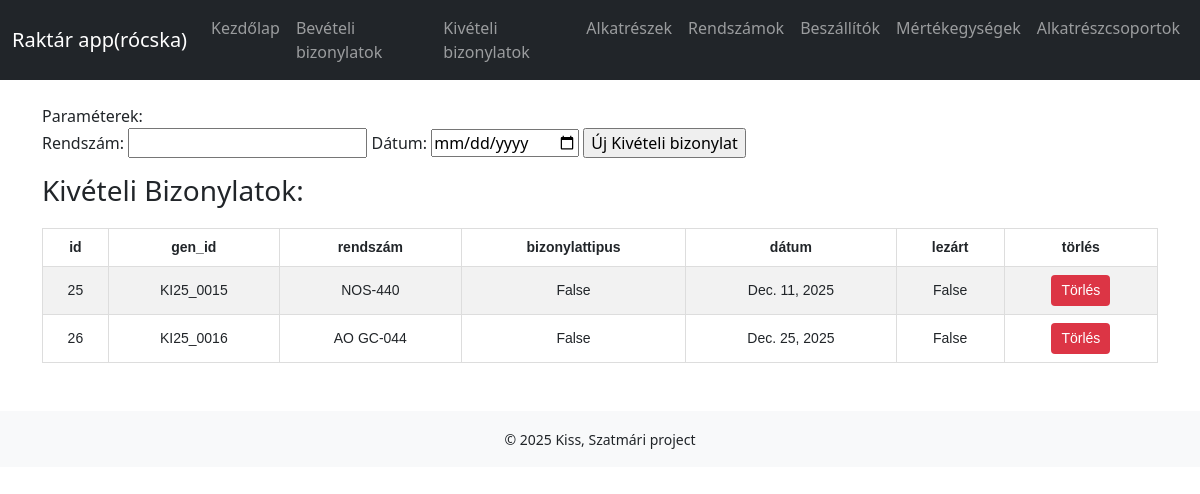
Page /kivbizonylat/ on the committed database.
### raktar/models.py (models this page shows, shortened)
class Bizonylat(models.Model):
    genbizid = models.CharField(max_length=20)
    szallito = models.ForeignKey(Beszallito, on_delete=models.CASCADE, related_name="bizonylatok", blank=True, null=True)
    rendszam = models.ForeignKey(Rendszam, on_delete=models.CASCADE, related_name="bizonylatok", blank=True, null=True)
    bizonylattipus = models.BooleanField()
    szamlaszam = models.CharField(max_length=50, blank=True, null=True)
    szallitolevelszam = models.CharField(max_length=50, blank=True, null=True)
    datum = models.DateField()
    lezart = models.BooleanField(default=False)

class Rendszam(models.Model):
    rendszam = models.CharField(max_length=20)
    tulajdonos = models.CharField(max_length=50)
    lezart = models.BooleanField(default=False)
    def __str__(self):
        return self.rendszam

### raktar/views.py (the view)
# urls.py: path("kivbizonylat/", views.kivbizonylat, name="kivbizonylat"),
def kivbizonylat(request):
    kivbizonylatok = Bizonylat.objects.filter(bizonylattipus=False)
    rendszamok = Rendszam.objects.all()
    context = {
        'kivbizonylatok': kivbizonylatok,
        'rendszamok': rendszamok
    }
    return render(request, 'kivbizonylat.html', context)

### raktar/templates/kivbizonylat.html (shortened to what this page needs)
{% extends 'base.html' %}
{% block content %}
<section>
    <form action="{% url 'raktar:addKivbizonylat' %}" method="post">
        <p>Paraméterek:<br>
            <label>
                Rendszám:
                <input list="rendszamok" name="ujRendszam" id="ujRendszam">
            </label>
            <label>
                Dátum: <input type="date" name="ujDatum" id="ujDatum">
            </label>
            <input type="submit" value="Új Kivételi bizonylat">
        </p>
    </form>
</section>
<section>
    <h3>Kivételi Bizonylatok: </h3>
    <table border="1">
        <tr>
            <th>id</th>
            <th>gen_id</th>
            <th>rendszám</th>
            <th>bizonylattipus</th>
            <th>dátum</th>
            <th>lezárt</th>
            <th>törlés</th>
        </tr>
        {% for i in kivbizonylatok %}
        <tr>
            <td>{{ i.id }}</td>
            <td>{{ i.genbizid }}</td>
            <td>{{ i.rendszam }}</td>
            <td>{{ i.bizonylattipus }}</td>
            <td>{{ i.datum }}</td>
            <td>{{ i.lezart }}</td>
            <td>
                <form action="{% url 'raktar:deleteKivbizonylat' i.id %}" method="post" style="display:inline;">
                    <button type="submit" class="btn btn-danger btn-sm">Törlés</button>
                </form>
            </td>
        </tr>
        {% endfor %}
    </table>
</section>
{% endblock %}

### raktar/static/raktar/style.css (style rules this page uses)
table { width: 100%; border-collapse: collapse; margin: 20px 0; font-family: Arial, sans-serif; font-size: 14px; }
table td, table th { border: 1px solid #ddd; padding: 8px; text-align: center; }
table tr:nth-child(even) { background-color: #f2f2f2; }
.btn-danger { background-color: #dc3545; color: white; border: none; padding: 5px 10px; cursor: pointer; border-radius: 4px; text-decoration: none; }

### rows in the picture
Bizonylat: id "25", genbizid "KI25_0015", rendszam "NOS-440", bizonylattipus "False", datum "Dec. 11, 2025", lezart "False"
Bizonylat: id "26", genbizid "KI25_0016", rendszam "AO GC-044", bizonylattipus "False", datum "Dec. 25, 2025", lezart "False"
